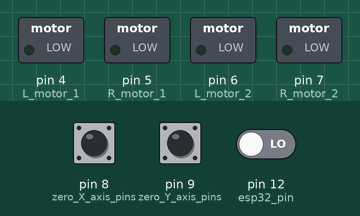
Recording of a sketch running on a simulated Arduino Uno, built with avr-gcc and run on an emulated ATmega328P. Shown: switched loads named in the sketch (green lamp = pin HIGH). Inputs (shaded band) come from the test bench; at power-on: pin 12 (esp32_pin) LOW, pin 8 (zero_X_axis_pins) HIGH, pin 9 (zero_Y_axis_pins) HIGH.

Above: at 1.2 s.
1.3 s: pin 12 (esp32_pin) driven HIGH
At 1.9 s:
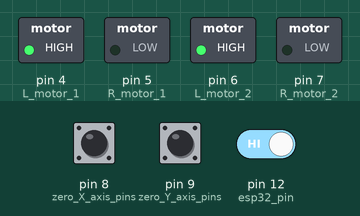
2.8 s: pin 8 (zero_X_axis_pins) pulled LOW for 0.15 s
At 2.87 s:
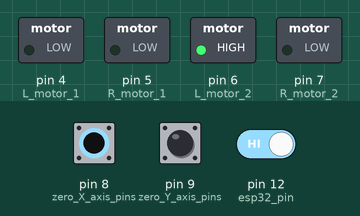
4.4 s: pin 9 (zero_Y_axis_pins) pulled LOW for 0.15 s
At 5.5 s:
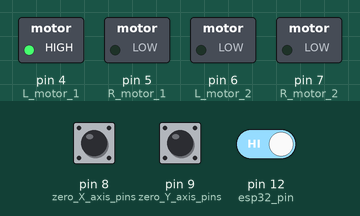
Timing chart, 0 to 7.4 s (numbered marks = the images above; inputs shaded):
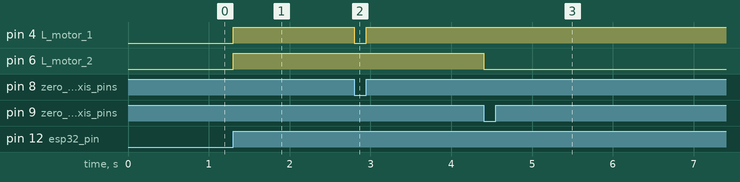

Measured:
- after the input at 1.3 s, pin 4 (L_motor_1), pin 6 (L_motor_2): LOW → HIGH at once
- after the input at 2.8 s, pin 4 (L_motor_1): HIGH → LOW at once, → HIGH 0.15 s later
- after the input at 4.4 s, pin 6 (L_motor_2): HIGH → LOW at once

The sketch:

L293D_IC_motor_driver.ino
```cpp
// motors pins
#define L_motor_1 4
#define R_motor_1 5
#define L_motor_2 6
#define R_motor_2 7

// Zero axis pins
#define zero_X_axis_pins 8
#define zero_Y_axis_pins 9

// control pins
#define control_motor_1 10
#define control_motor_2 11

// esp32 pin
#define esp32_pin 12

int Zero_axis_flag1;
int Zero_axis_flag2;

void setup() {
Serial.begin(9600);
pinMode(L_motor_1,OUTPUT);
pinMode(R_motor_1,OUTPUT);
pinMode(L_motor_2,OUTPUT);
pinMode(R_motor_2,OUTPUT);

pinMode(zero_X_axis_pins,INPUT_PULLUP);
pinMode(zero_Y_axis_pins,INPUT_PULLUP);

pinMode(control_motor_1,INPUT);
pinMode(control_motor_2,INPUT);

pinMode(esp32_pin,INPUT);
Zero_axis_flag1 = 1;
Zero_axis_flag2 = 1;
}

void loop() {
  if (digitalRead(esp32_pin)==1){
  while((Zero_axis_flag1 == 1) || (Zero_axis_flag2 == 1)){
 if (digitalRead(zero_X_axis_pins)==1){
  digitalWrite(L_motor_1,HIGH);
  digitalWrite(R_motor_1,LOW);
  }
  else {
  digitalWrite(L_motor_1,LOW);
  digitalWrite(R_motor_1,LOW);
  Zero_axis_flag1 = 0;
   }
 if (digitalRead(zero_Y_axis_pins)==1){
  digitalWrite(L_motor_2,HIGH);
  digitalWrite(R_motor_2,LOW);
  }
  else {
  digitalWrite(L_motor_2,LOW);
  digitalWrite(R_motor_2,LOW);
  Zero_axis_flag2 = 0;
   }
  }
  }
  }
```
